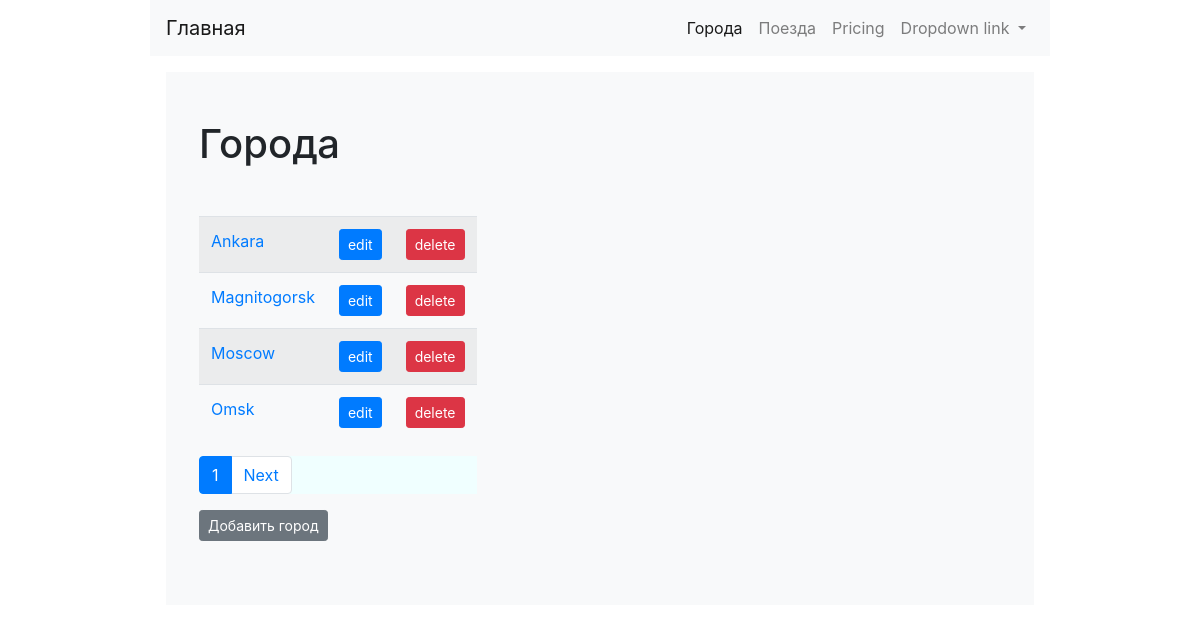
The app's page /cities/, older data.
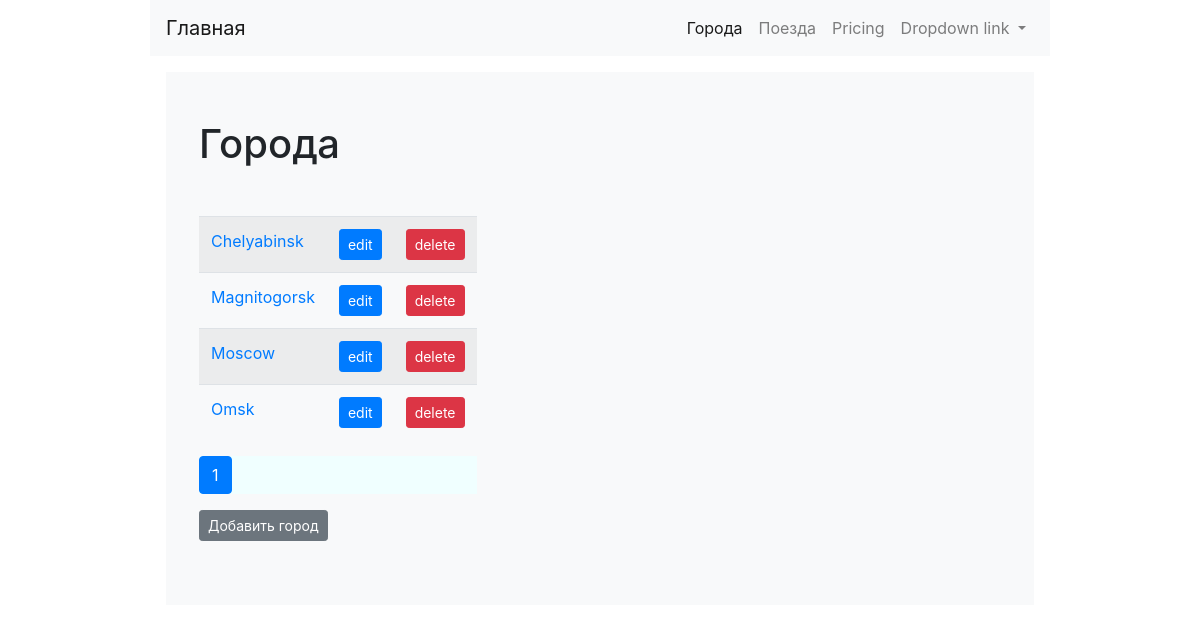
The same page, newer data.
### cities/models.py (models this page shows, shortened)
class City(models.Model):
    name = models.CharField(max_length=100, unique=True, verbose_name='Город')
    class Meta:
        verbose_name = 'Город'
        verbose_name_plural = 'Города'
        ordering = ['name']

### cities/views.py (the view)
# urls.py: 2. Add a URL to urlpatterns:  path('', views.home, name='home')
def home(request):
    cities = City.objects.all()
    ids = City.objects.all().values('id')
    paginator = Paginator(cities, 4)
    page = request.GET.get('page')
    cities = paginator.get_page(page)
    return render(request,'cities/home.html',  {'object_list':cities, 'id_list': ids, })

### cities/templates/cities/home.html (shortened to what this page needs)
{% extends "base.html"%}
{%block content%}
<div class="position-relative overflow-hidden m-md-3 text-center bg-light">
    <div class=" p-lg-5">
    <div class="row">
        <div class='text-left'>
            <h1 class="mb-5">Города</h1>
            <table class="table table-striped">
                <tbody>
                    {% for city in object_list %}
                    <tr>
                        <td><a href='{% url "city:detail" pk=city.pk%}'>{{city.name}}</a></td>
                        <td><a href='{% url "city:update" pk=city.pk%}'><button type="button" class="btn btn-primary btn-sm">edit</button></a></td>
                        <td><a href='{% url "city:delete" pk=city.pk%}'><button type="button" class="btn btn-danger btn-sm">delete</button></a></td>
                    </tr>
                    {% endfor %}
                </tbody>
            </table>
            <nav aria-label="...">
                <ul class="pagination">
                  <li class="page-item active">
                    <span class="page-link">
                        {{ object_list.number }}
                    </span>
                  </li>
                  {% if object_list.has_next %}
                  <li class="page-item">
                    <a class="page-link" href="?page={{ object_list.next_page_number }}">Next</a>
                  </li>
                  {% endif %}
                </ul>
              </nav>
            <p><a href="{% url 'city:add'%}"><button type="button" class="btn btn-secondary btn-sm">Добавить город</button></a></p>
        </div>
    </div>
    </div>
</div class="col-md-5 p-lg-5 mx-auto my-5">
{%endblock%}

### templates/base.html (shortened to what this page needs)
{% url 'city:home' as city_home_url%}
{% url 'train:home' as train_home_url%}
{% url 'city:add' as city_add_url%}
{% url 'train:add' as train_add_url%}
{% url 'home' as main_home_url%}
<!doctype html>
<html lang="en">
  <head>
    <link rel="stylesheet" href="https://stackpath.bootstrapcdn.com/bootstrap/4.4.1/css/bootstrap.min.css">
  </head>
  <body>
        <div class="wrapper">
        <nav class="navbar navbar-expand-lg navbar-light bg-light">
          <a class="navbar-brand" href="{% url 'home' %}">Главная</a>
          <div class="collapse navbar-collapse" id="navbarNavDropdown">
            <ul class="navbar-nav ml-auto">
              <li class="nav-item {% if request.path == city_home_url or request.path == city_add_url%} active {% endif %}">
                <a class="nav-link" href="{% url 'city:home'%}">Города</a>
              </li>
              <li class="nav-item {% if request.path == train_home_url or request.path == train_add_url%} active {% endif %}">
                <a class="nav-link" href="{% url 'train:home'%}">Поезда</a>
              </li>
              <li class="nav-item">
                <a class="nav-link" href="#">Pricing</a>
              </li>
              <li class="nav-item dropdown">
                <a class="nav-link dropdown-toggle" href="#" id="navbarDropdownMenuLink" role="button" data-toggle="dropdown" aria-haspopup="true" aria-expanded="false">
                  Dropdown link
                </a>
              </li>
            </ul>
          </div>
        </nav>
        </div>
    <div class="wrapper">
        {%block content%}{% endblock%}
    </div>
  </body>
</html>

### templates/base.html (style rules this page uses)
.wrapper { width: 75%; float: left; margin-left: 12.5%; }
nav { background-color: azure; }
body { text-align: center; }

Row changes from the older to the newer data that the page shows:
removed City: name "Ankara"
added City: name "Chelyabinsk"
Text that changed along with them:
text no longer shown: "Next"
